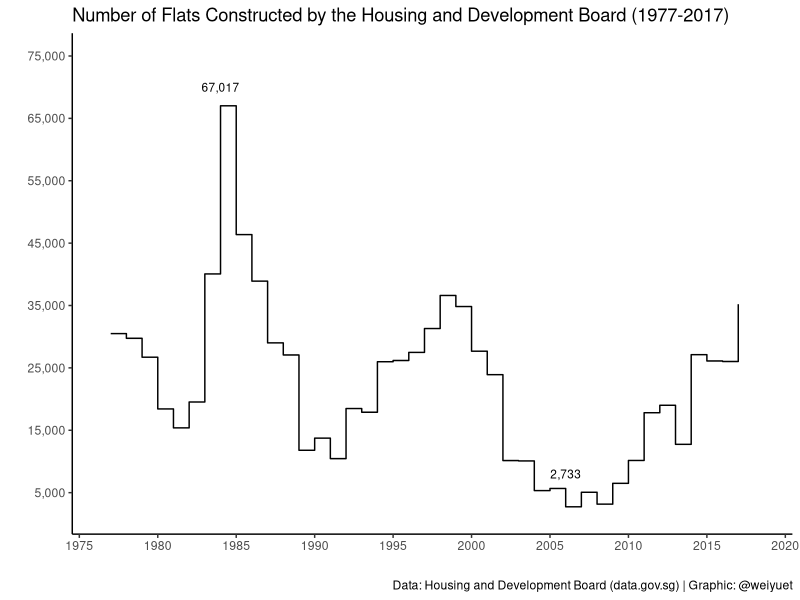
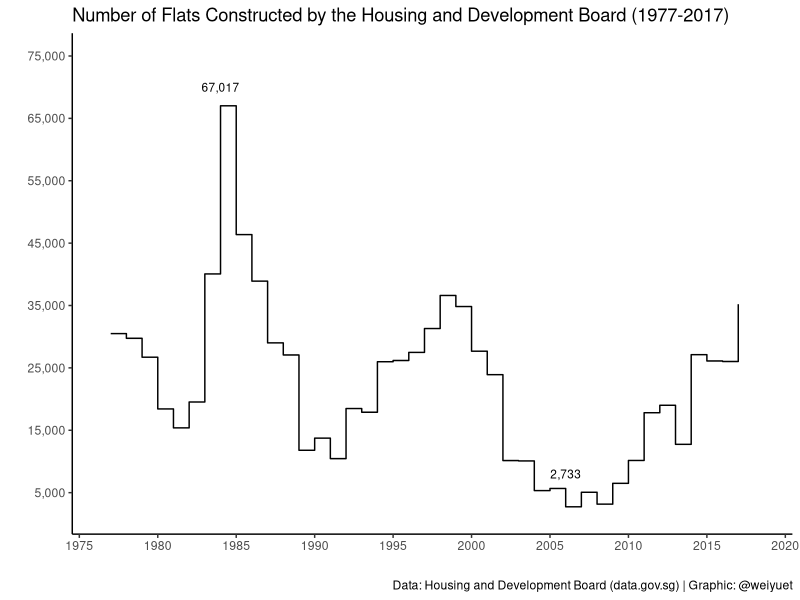

Reproduce these figures in R, in order.
######################################
# Number of Flats Constructed by HDB #
######################################

#### Setup ####
library(tidyverse)
library(scales)
library(glue)

#### Load data ####
flats_constructed <- read_csv("data/flats-constructed/flats-constructed-by-housing-and-development-board-annual.csv")

#### Visualize ####
# Plot number of flats constructed
p <- flats_constructed %>%
  ggplot(aes(x = year,
             y = flats_constructed)) +
  geom_step() +
  scale_x_continuous(expand = c(0.01, 0),
                     limits = c(1975, 2020),
                     breaks = seq(1975, 2020, 5)) +
  scale_y_continuous(limits = c(2000, 75000),
                     breaks = seq(5000, 75000, 10000),
                     labels = label_number(big.mark = ",")) +
  labs(x = "",
       y = "",
       title = glue("Number of Flats Constructed by the Housing and Development Board ({min(flats_constructed$year)}-{max(flats_constructed$year)})"),
       caption = "Data: Housing and Development Board (data.gov.sg) | Graphic: @weiyuet") +
  theme_classic()

# Annotate
p + (annotate("text",
              x = 1984,
              y = 70000,
              label = "67,017",
              size = 3)) + 
       (annotate("text",
                 x = 2006,
                 y = 8000,
                 label = "2,733",
                 size = 3))

#### Save image ####
ggsave("figures/flats-constructed.png", width = 8, height = 4.5)